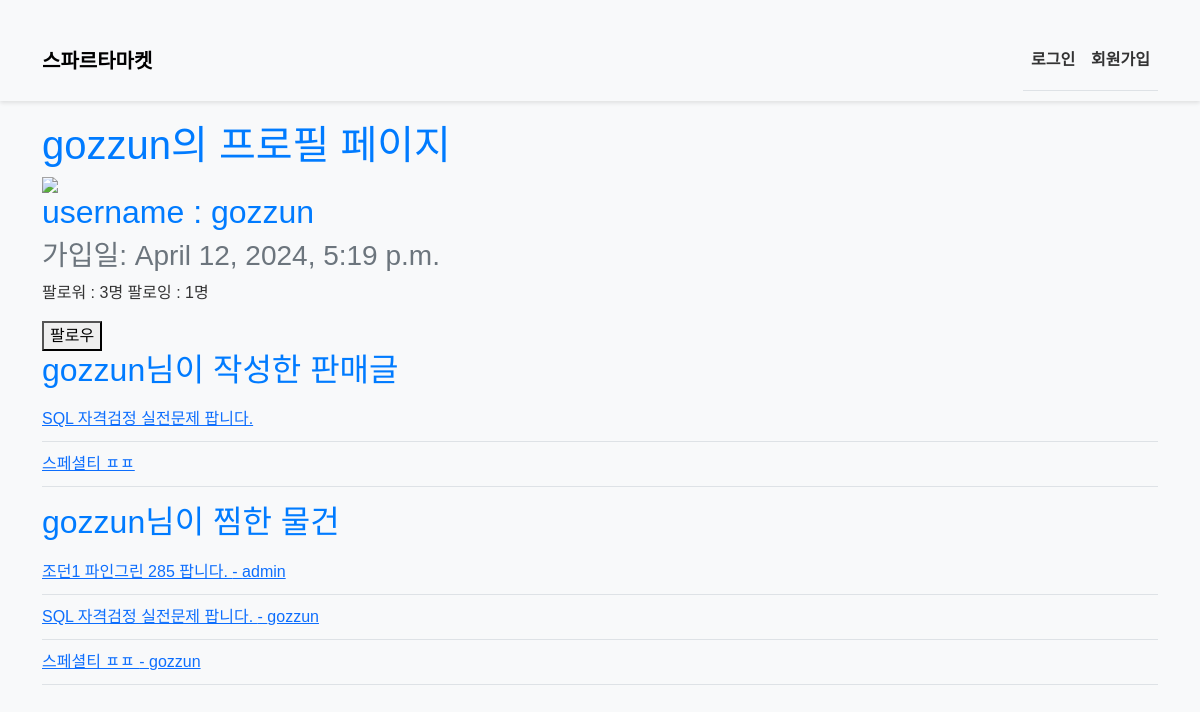
The page /accounts/profile/gozzun/ on the database as committed earlier.
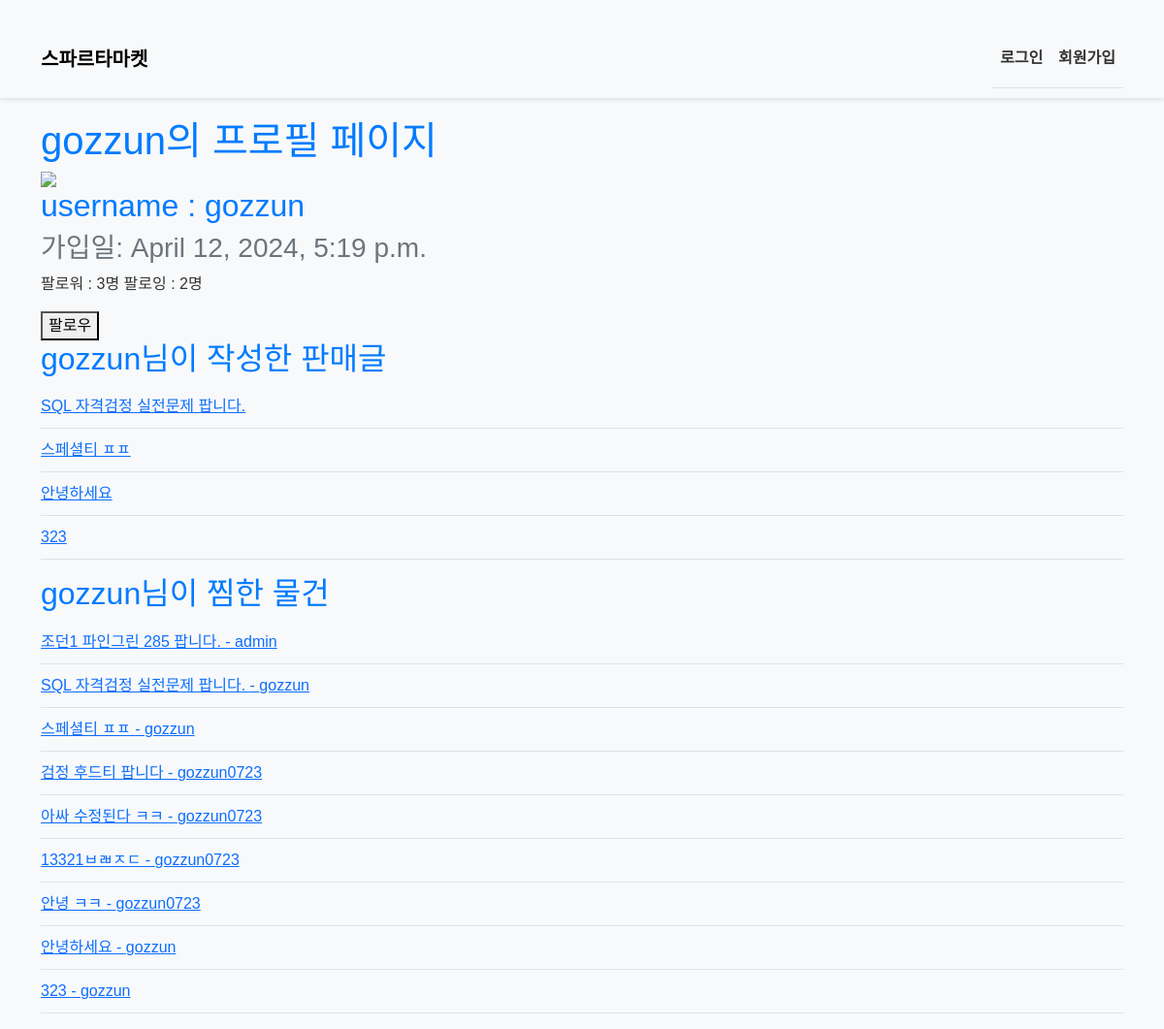
The same page on the database as committed later.
### accounts/models.py (models this page shows)
class User(AbstractUser):
    following = models.ManyToManyField(
        "self", related_name="followers", symmetrical=False #팔로워는 대칭 관계가 아님.
    )
    image = models.ImageField(upload_to="images/", blank=True) #이미지 추가
    created_at = models.DateTimeField(auto_now_add=True)

### products/models.py (models this page shows, shortened)
class Product(models.Model):
    title = models.CharField(max_length=50)
    content = models.TextField()
    image = models.ImageField(upload_to="images/", blank=True)
    created_at = models.DateTimeField(auto_now_add=True)
    updated_at = models.DateTimeField(auto_now=True)
    author = models.ForeignKey(settings.AUTH_USER_MODEL, on_delete=models.CASCADE, related_name="products")
    like_users = models.ManyToManyField(settings.AUTH_USER_MODEL, related_name="like_products")
    views = models.IntegerField(default=0)
    hashtags = models.ManyToManyField(Hashtag, blank=True)

### accounts/views.py (the view)
# urls.py: path("profile/<str:username>/", views.profile, name="profile"),
def profile(request, username):
    member = get_object_or_404(get_user_model(), username=username)
    context = {
			"member": member,
	}
    return render(request, "accounts/profile.html", context)

### accounts/templates/accounts/profile.html (shortened to what this page needs)
{% extends 'base.html' %}
{% load static %}
{% block content %}
    <h1>{{ member.username }}의 프로필 페이지</h1>
    <div>
        {% if member.image %}
		    <img src="{{ member.image.url }}">
        {% else %}
            <img src="{% static 'accounts/user.png' %}">
        {% endif %}
        <h2>username : {{ member.username }}</h2>
        <h3>가입일: {{ member.created_at }}</h3>
        <p>
            팔로워 : {{ member.followers.count }}명
            팔로잉 : {{ member.following.count }}명
        </p>
    </div>
    <div>
        {% if request.user != member %}
        <form action="{% url 'accounts:follow' member.pk %}" method="POST">
            {% if user in member.followers.all %}
                <button type="submit">언팔로우</button>
            {% else %}
                <button type="submit">팔로우</button>
            {% endif %}
        </form>
        {% endif %}
    </div>
    <div>
        <h2>{{ member.username }}님이 작성한 판매글</h2>
        <ul>
            {% for post in member.products.all %}
                <li><div style="display: inline;"><a href="{% url 'products:product_detail' post.pk %}">{{ post.title }}</a></div></li>
            {% endfor %}
        </ul>
    </div>
    <div>
        <h2>{{ member.username }}님이 찜한 물건</h2>
        <ul>
            {% for liked_post in member.like_products.all %}
                <li><div style="display: inline;"><a href="{% url 'products:product_detail' liked_post.pk %}">{{ liked_post.title }} - {{ liked_post.author.username }}</a></div></li>
            {% endfor %}
        </ul>
    </div>
{% endblock content %}

Rows that differ between the two databases and show on the page:
changed User "gozzun": following.count "1" → "2"
added Product: title "안녕하세요", author.username "gozzun"
added Product: title "323", author.username "gozzun"
now on this page (row edited): Product: title "검정 후드티 팝니다", author.username "gozzun0723", shown under "gozzun님이 찜한 물건"
now on this page (row edited): Product: title "아싸 수정된다 ㅋㅋ", author.username "gozzun0723", shown under "gozzun님이 찜한 물건"
now on this page (row edited): Product: title "13321ㅂㄼㅈㄷ", author.username "gozzun0723", shown under "gozzun님이 찜한 물건"
now on this page (row edited): Product: title "안녕 ㅋㅋ", author.username "gozzun0723", shown under "gozzun님이 찜한 물건"
